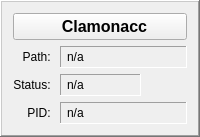
             <widget class="QFrame" name="clamonaccFrame">
              <property name="frameShape">
               <enum>QFrame::WinPanel</enum>
              </property>
              <property name="frameShadow">
               <enum>QFrame::Raised</enum>
              </property>
              <layout class="QGridLayout" name="gridLayout_6">
               <item row="3" column="0">
                <widget class="QLabel" name="clamonaccPIDLabel">
                 <property name="sizePolicy">
                  <sizepolicy hsizetype="Maximum" vsizetype="Preferred">
                   <horstretch>0</horstretch>
                   <verstretch>0</verstretch>
                  </sizepolicy>
                 </property>
                 <property name="minimumSize">
                  <size>
                   <width>0</width>
                   <height>0</height>
                  </size>
                 </property>
                 <property name="maximumSize">
                  <size>
                   <width>100</width>
                   <height>16777215</height>
                  </size>
                 </property>
                 <property name="text">
                  <string>PID: </string>
                 </property>
                 <property name="alignment">
                  <set>Qt::AlignRight|Qt::AlignTrailing|Qt::AlignVCenter</set>
                 </property>
                </widget>
               </item>
               <item row="2" column="0">
                <widget class="QLabel" name="clamonaccStatusLabel">
                 <property name="sizePolicy">
                  <sizepolicy hsizetype="Maximum" vsizetype="Preferred">
                   <horstretch>0</horstretch>
                   <verstretch>0</verstretch>
                  </sizepolicy>
                 </property>
                 <property name="minimumSize">
                  <size>
                   <width>0</width>
                   <height>0</height>
                  </size>
                 </property>
                 <property name="maximumSize">
                  <size>
                   <width>100</width>
                   <height>16777215</height>
                  </size>
                 </property>
                 <property name="text">
                  <string>Status: </string>
                 </property>
                 <property name="alignment">
                  <set>Qt::AlignRight|Qt::AlignTrailing|Qt::AlignVCenter</set>
                 </property>
                </widget>
               </item>
               <item row="2" column="1">
                <widget class="QLabel" name="clamonaccStatus">
                 <property name="sizePolicy">
                  <sizepolicy hsizetype="MinimumExpanding" vsizetype="Preferred">
                   <horstretch>0</horstretch>
                   <verstretch>0</verstretch>
                  </sizepolicy>
                 </property>
                 <property name="maximumSize">
                  <size>
                   <width>16777215</width>
                   <height>16777215</height>
                  </size>
                 </property>
                 <property name="styleSheet">
                  <string notr="true">padding:3px;</string>
                 </property>
                 <property name="frameShape">
                  <enum>QFrame::Panel</enum>
                 </property>
                 <property name="frameShadow">
                  <enum>QFrame::Sunken</enum>
                 </property>
                 <property name="text">
                  <string>n/a</string>
                 </property>
                </widget>
               </item>
               <item row="2" column="2">
                <widget class="QLabel" name="clamonaccActivityLabel">
                 <property name="minimumSize">
                  <size>
                   <width>40</width>
                   <height>20</height>
                  </size>
                 </property>
                 <property name="maximumSize">
                  <size>
                   <width>40</width>
                   <height>20</height>
                  </size>
                 </property>
                 <property name="text">
                  <string/>
                 </property>
                 <property name="pixmap">
                  <pixmap resource="../resources.qrc">:/icons/icons/gifs/activity.gif</pixmap>
                 </property>
                 <property name="scaledContents">
                  <bool>true</bool>
                 </property>
                </widget>
               </item>
               <item row="0" column="0" colspan="3">
                <widget class="QPushButton" name="clamonaccPushButton">
                 <property name="styleSheet">
                  <string notr="true">font-size:16px;font-weight:bold</string>
                 </property>
                 <property name="text">
                  <string>  Clamonacc</string>
                 </property>
                 <property name="icon">
                  <iconset resource="../resources.qrc">
                   <normaloff>:/icons/icons/onaccess.png</normaloff>:/icons/icons/onaccess.png</iconset>
                 </property>
                 <property name="iconSize">
                  <size>
                   <width>32</width>
                   <height>32</height>
                  </size>
                 </property>
                </widget>
               </item>
               <item row="3" column="1" colspan="2">
                <widget class="QLabel" name="clamonaccPID">
                 <property name="sizePolicy">
                  <sizepolicy hsizetype="MinimumExpanding" vsizetype="Preferred">
                   <horstretch>0</horstretch>
                   <verstretch>0</verstretch>
                  </sizepolicy>
                 </property>
                 <property name="maximumSize">
                  <size>
                   <width>16777215</width>
                   <height>16777215</height>
                  </size>
                 </property>
                 <property name="styleSheet">
                  <string notr="true">padding:3px;</string>
                 </property>
                 <property name="frameShape">
                  <enum>QFrame::Panel</enum>
                 </property>
                 <property name="frameShadow">
                  <enum>QFrame::Sunken</enum>
                 </property>
                 <property name="text">
                  <string>n/a</string>
                 </property>
                </widget>
               </item>
               <item row="1" column="1" colspan="2">
                <widget class="QLabel" name="clamonaccPath">
                 <property name="sizePolicy">
                  <sizepolicy hsizetype="MinimumExpanding" vsizetype="Preferred">
                   <horstretch>0</horstretch>
                   <verstretch>0</verstretch>
                  </sizepolicy>
                 </property>
                 <property name="maximumSize">
                  <size>
                   <width>16777215</width>
                   <height>16777215</height>
                  </size>
                 </property>
                 <property name="styleSheet">
                  <string notr="true">padding:3px;</string>
                 </property>
                 <property name="frameShape">
                  <enum>QFrame::Panel</enum>
                 </property>
                 <property name="frameShadow">
                  <enum>QFrame::Sunken</enum>
                 </property>
                 <property name="text">
                  <string>n/a</string>
                 </property>
                </widget>
               </item>
               <item row="1" column="0">
                <widget class="QLabel" name="clamonaccPathLabel">
                 <property name="sizePolicy">
                  <sizepolicy hsizetype="Maximum" vsizetype="Preferred">
                   <horstretch>0</horstretch>
                   <verstretch>0</verstretch>
                  </sizepolicy>
                 </property>
                 <property name="minimumSize">
                  <size>
                   <width>0</width>
                   <height>0</height>
                  </size>
                 </property>
                 <property name="maximumSize">
                  <size>
                   <width>100</width>
                   <height>16777215</height>
                  </size>
                 </property>
                 <property name="text">
                  <string>Path: </string>
                 </property>
                 <property name="alignment">
                  <set>Qt::AlignRight|Qt::AlignTrailing|Qt::AlignVCenter</set>
                 </property>
                </widget>
               </item>
              </layout>
             </widget>
